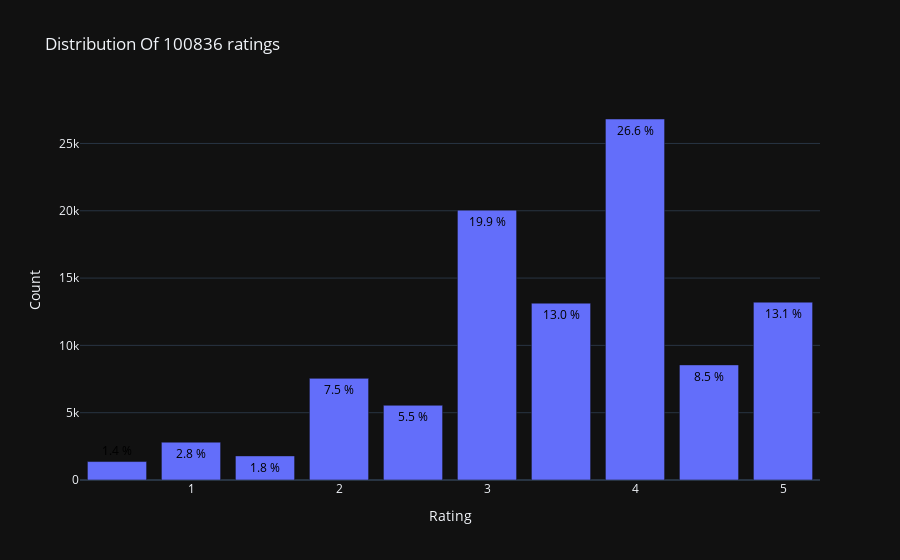

Source (notebook cell):
### Markdown cell above
### Ratings Distribution

### Code cell
from plotly.offline import init_notebook_mode, plot, iplot
import plotly.graph_objs as go
init_notebook_mode(connected=True)

data = df['rating'].value_counts().sort_index(ascending=False)
trace = go.Bar(x = data.index,
               text = ['{:.1f} %'.format(val) for val in (data.values / df.shape[0] * 100)],
               textposition = 'auto',
               textfont = dict(color = '#000000'),
               y = data.values,
               )
# Create layout
layout = dict(title = 'Distribution Of {} ratings'.format(df.shape[0]),
              xaxis = dict(title = 'Rating'),
              yaxis = dict(title = 'Count'))
# Create plot
fig = go.Figure(data=[trace], layout=layout)
fig.show()

### Figure 1 — Plotly figure (JSON) as saved in the notebook; plotly's stock layout.template omitted (floating-point values rounded to 4 significant figures)
{"data": [{"text": ["13.1 %", "8.5 %", "26.6 %", "13.0 %", "19.9 %", "5.5 %", "7.5 %", "1.8 %", "2.8 %", "1.4 %"], "textfont": {"color": "#000000"}, "textposition": "auto", "x": [5.0, 4.5, 4.0, 3.5, 3.0, 2.5, 2.0, 1.5, 1.0, 0.5], "y": [13211, 8551, 26818, 13136, 20047, 5550, 7551, 1791, 2811, 1370], "type": "bar"}], "layout": {"title": {"text": "Distribution Of 100836 ratings"}, "xaxis": {"title": {"text": "Rating"}}, "yaxis": {"title": {"text": "Count"}}}}
